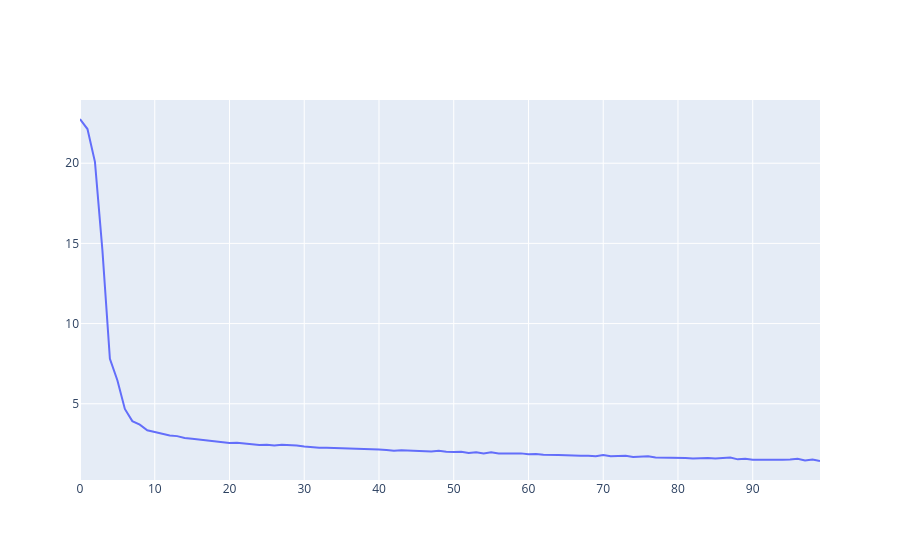

Notebook code cell kept with this figure:
### Code cell
fig = go.Figure()

fig.add_trace(go.Scatter(
    y=history.history['mae'],
    mode='lines',
    name='Training MAE'
))
